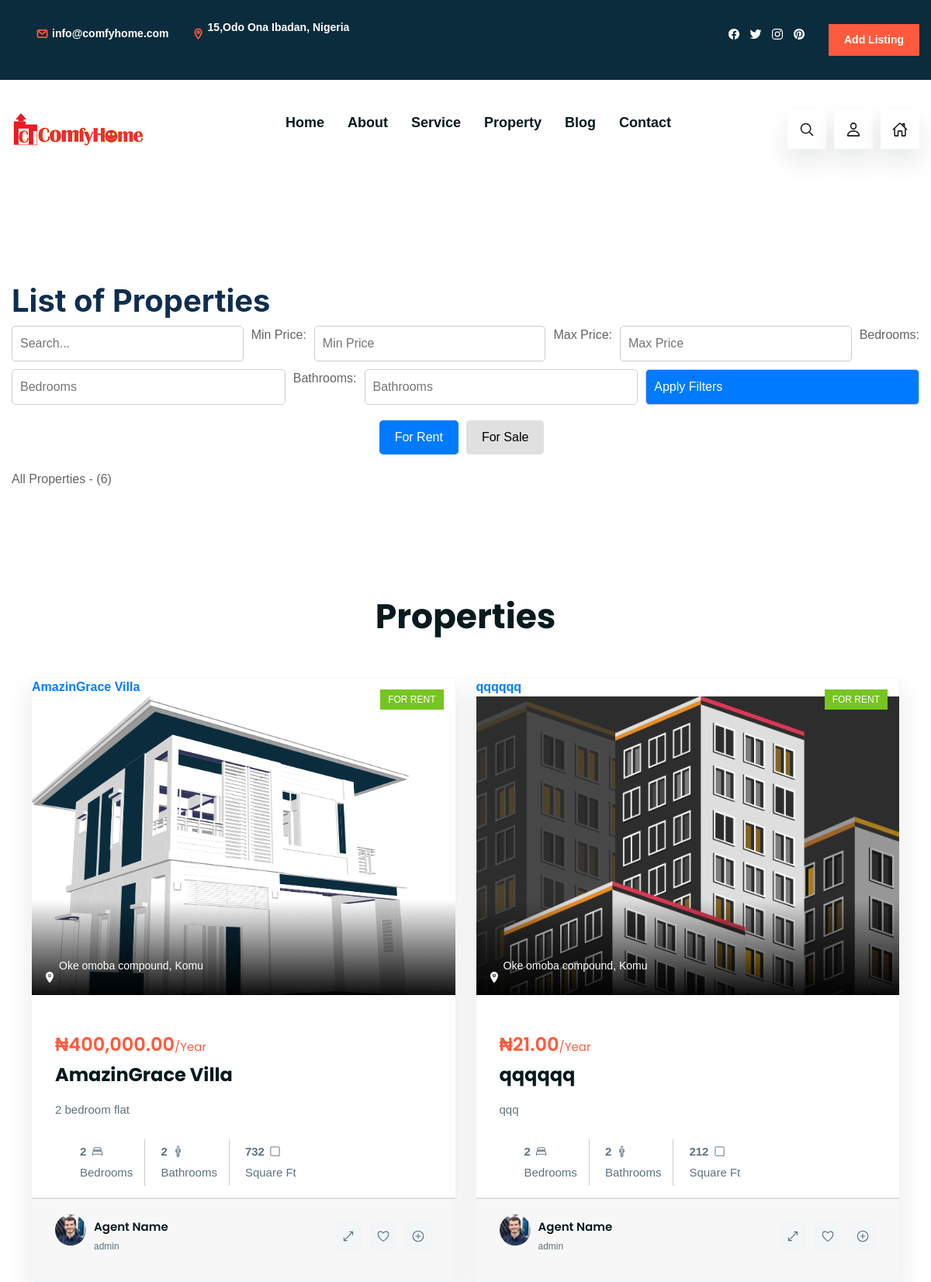
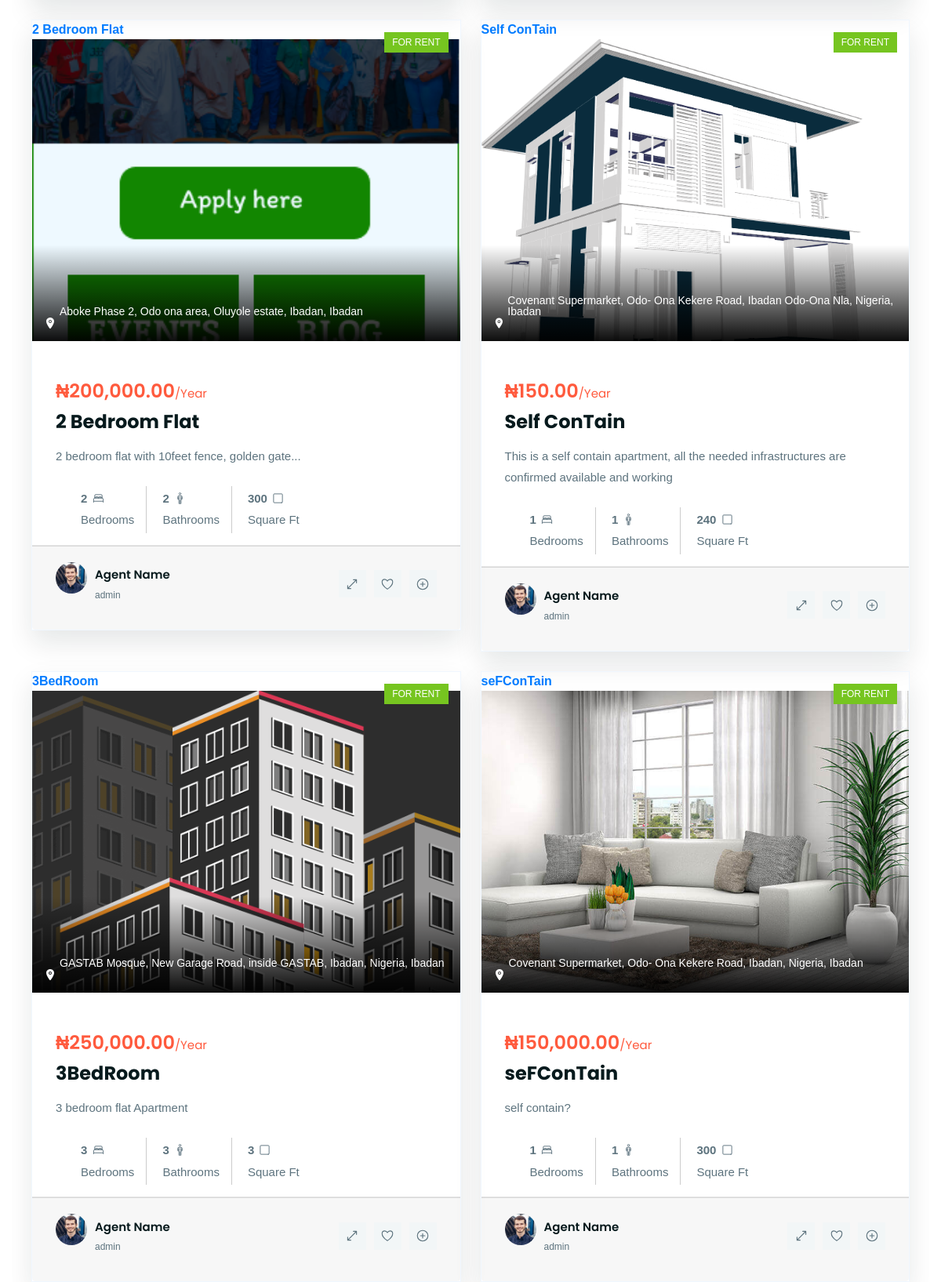
Page /property (upper part) on the earlier database version (2 pictures, top to bottom).
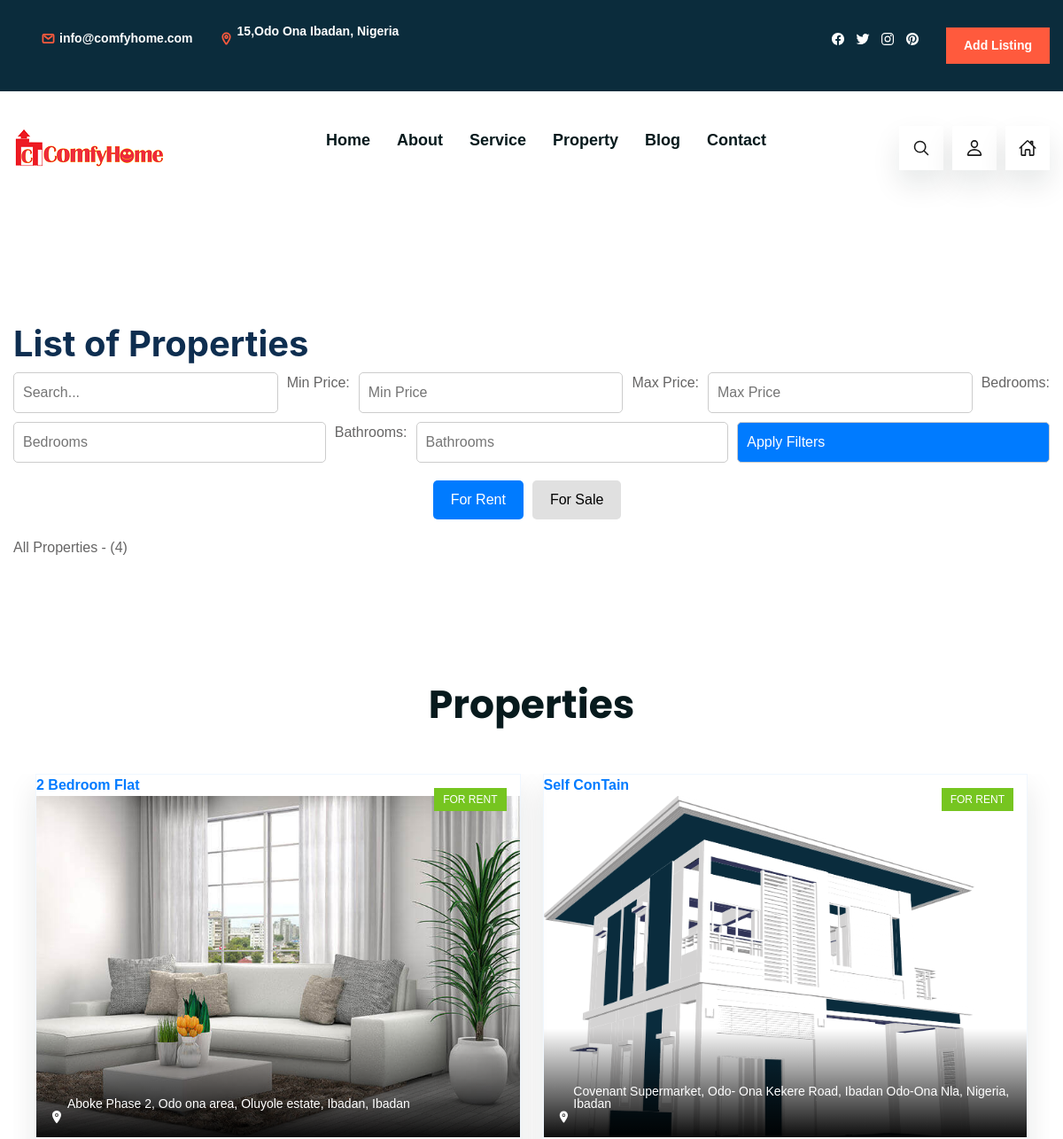
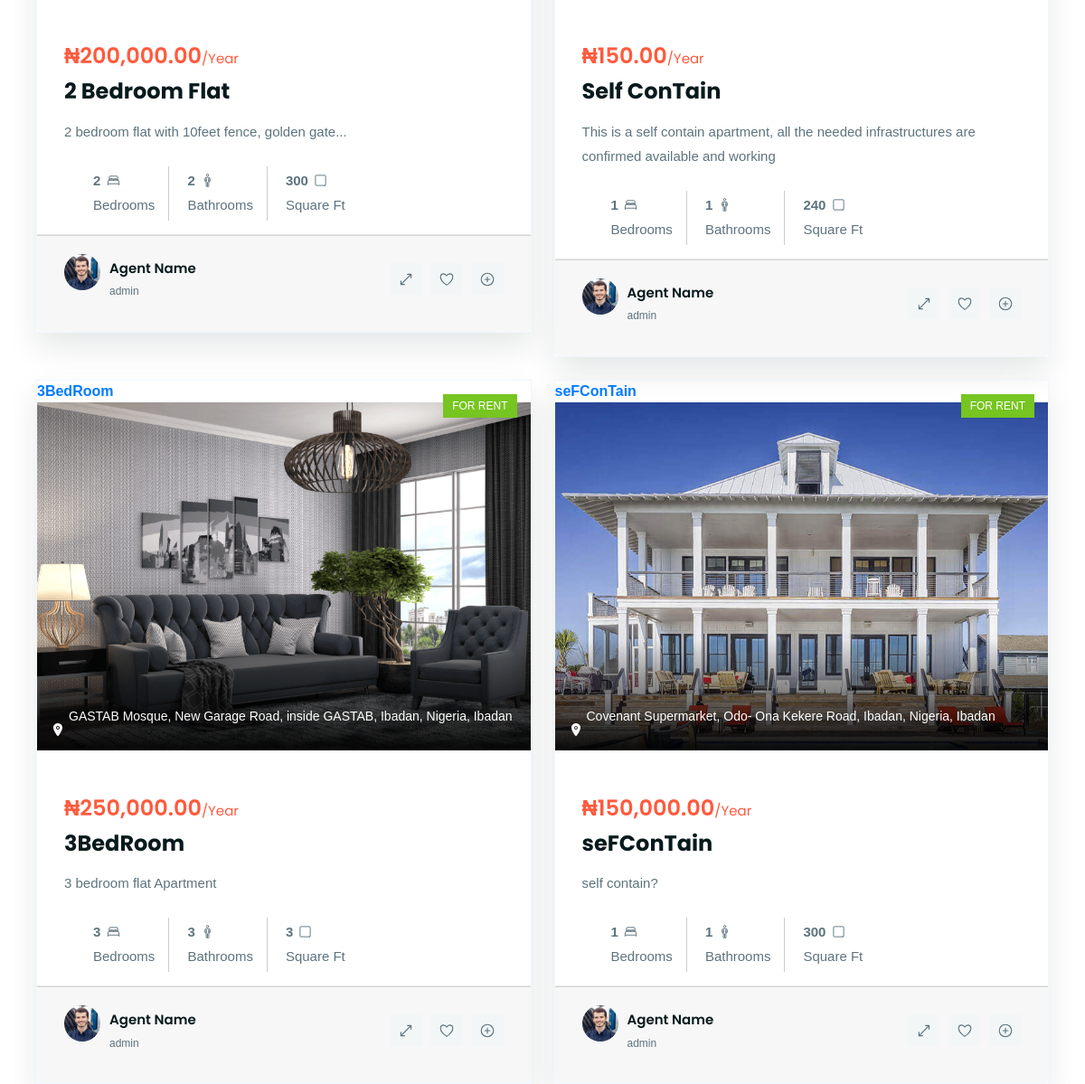
Same page on the later database version (2 pictures, top to bottom).
### RealEstate/models.py (models this page shows, shortened)
class Property(models.Model):
    owner = models.ForeignKey(User, on_delete=models.CASCADE, related_name='properties')
    title = models.CharField(max_length=255)
    description = models.TextField()
    address = models.CharField(max_length=255)
    city = models.CharField(max_length=100)
    state = models.CharField(max_length=100)
    zip_code = models.CharField(max_length=10)
    sale_or_rent = models.CharField(max_length=4, choices=PROPERTY_TYPE_CHOICES)
    price = models.DecimalField(max_digits=10, decimal_places=2)
    property_type = models.CharField(max_length=50, choices=[('Apartment','Apartment'),
    ('House', 'House'), ('Condo', 'Condo')])
    bedrooms = models.IntegerField()
    bathrooms = models.IntegerField()
    square_feet = models.IntegerField()
    main_image = models.ImageField(upload_to='property_images/') #THE DIRECTORY
    created_at = models.DateTimeField(auto_now_add=True)
    updated_at = models.DateTimeField(default=now)

class User(AbstractUser):
    email = models.EmailField(unique=True)
    is_agent = models.BooleanField(default=False)
    is_customer = models.BooleanField(default=True)
    passport = models.ImageField(upload_to='agent_passports/', null=True, blank=True)
    first_name = models.CharField(max_length=100, null=True, blank=True)
    last_name = models.CharField(max_length=100, null=True, blank=True)
    residential_address = models.TextField(null=True, blank=True)
    def __str__(self):
        return self.username

### RealEstate/views.py (the view)
# urls.py: path('property', views.property_list, name='property_list'),
def property_list(request):
    sale_or_rent = request.GET.get('sale_or_rent', 'rent')  # Default to 'rent'
    properties = Property.objects.filter(sale_or_rent=sale_or_rent)
    query = request.GET.get('q', '')
    price_min = request.GET.get('price_min')
    price_max = request.GET.get('price_max')
    bedrooms = request.GET.get('bedrooms')
    bathrooms = request.GET.get('bathrooms')
    if query:
        properties = properties.filter(title__icontains=query)
    if price_min:
        properties = properties.filter(price__gte=price_min)
    if price_max:
        properties = properties.filter(price__lte=price_max)
    if bedrooms:
        properties = properties.filter(bedrooms=bedrooms)
    if bathrooms:
        properties = properties.filter(bathrooms=bathrooms)
    context = {
        'properties': properties,
        'query': query,
        'price_min': price_min,
        'price_max': price_max,
        'bedrooms': bedrooms,
        'bathrooms': bathrooms,
        'sale_or_rent': sale_or_rent,
    }
    return render(request, 'property_list.html', context)

### RealEstate/templatetags/filters.py (called while the page is built)
@register.filter
def currency(value):
    if not value:
        return ''
    try:
        value = float(value)
        return mark_safe(f'₦{value:,.2f}')
    except ValueError:
        return ''

### RealEstate/templates/property_list.html (shortened to what the changed rows need)
{% load filters %}
{% load static %}
<!DOCTYPE html>
<html lang="en">
<head>
    <link href="{% static 'css/bootstrap.min.css' %}" rel="stylesheet">
    <link rel="stylesheet" href="{% static 'css/propertyList.css' %}">
</head>
<body>
    {% include "homeverse/nav.html" %}
    <div class="container">
        <h1>List of Properties </h1>
        <form method="GET" action="{% url 'property_search' %}">
            <input type="text" name="q" placeholder="Search..." value="{{ query }}">
            <label for="price_min">Min Price:</label>
            <input type="number" name="price_min" id="price_min" placeholder="Min Price" value="{{ price_min }}">
            <label for="price_max">Max Price:</label>
            <input type="number" name="price_max" id="price_max" placeholder="Max Price" value="{{ price_max }}">
            <label for="bedrooms">Bedrooms:</label>
            <input type="number" name="bedrooms" id="bedrooms" placeholder="Bedrooms" value="{{ bedrooms }}">
            <label for="bathrooms">Bathrooms:</label>
            <input type="number" name="bathrooms" id="bathrooms" placeholder="Bathrooms" value="{{ bathrooms }}">
            <button type="submit">Apply Filters</button>
        </form>
        <div class="toggle-buttons">
            <a href="?sale_or_rent=rent" class="{% if sale_or_rent == 'rent' %}active{% endif %}">For Rent</a>
            <a href="?sale_or_rent=sale" class="{% if sale_or_rent == 'sale' %}active{% endif %}">For Sale</a>
        </div>
        {% if query %}
        <p>Results for "{{ query }}":</p>
        {% else %}
        <p>All Properties - ({{ properties.count }})</p>
        {% endif %}
<section class="property" id="property">
    <div class="container">
                <h2 class="h2 section-title">Properties</h2>
    <ul class="property-list has-scrollbar">
                {% for property in properties %}
        <li>
            <div class="property-card">
                <figure class="card-banner">
                    <a href="{% url 'property_detail' property.pk %}">{{ property.title }}
                        {% if property.main_image %}
                            <img src="{{ property.main_image.url }}" alt="{{ property.title }}" class="w-100">
                        {% else %}
                            <img src="{% static 'images/default-property.jpg' %}" alt="Default Property Image" class="w-100">
                        {% endif %}
                    </a>
                    {% if property.sale_or_rent == 'sale' %}
                    <div class="card-badge green">For Sale</div>
                    {% elif property.sale_or_rent == 'rent' %}
                    <div class="card-badge green">For Rent</div>
                    {% else %}
                    <div class="card-badge green">Undefined</div>
                    {% endif %}
                    <div class="banner-actions">
                        <button class="banner-actions-btn">
                            <ion-icon name="location"></ion-icon>
                            <address>{{ property.address }}, {{ property.city }}</address>
                        </button>
                    </div>
                </figure>
                <div class="card-content">
                    <div class="card-price">
                        <strong>{{ property.price|currency }}</strong>/Year
                    </div>
                    <h3 class="h3 card-title">
                    <a href="{% url 'property_detail' property.pk %}">{{ property.title }}</a>
                    </h3>
                    <p class="card-text">
                        {{ property.description|truncatewords:15 }}
                    </p>
                    <ul class="card-list">
                        {% if property.bedrooms %}
                        <li class="card-item">
                            <strong>{{ property.bedrooms }}</strong>
                            <ion-icon name="bed-outline"></ion-icon>
                            <span>Bedrooms</span>
                        </li>
                        {% endif %}
                        {% if property.bathrooms %}
                        <li class="card-item">
                            <strong>{{ property.bathrooms }}</strong>
                            <ion-icon name="man-outline"></ion-icon>
                            <span>Bathrooms</span>
                        </li>
                        {% endif %}
                        {% if property.square_feet %}
                        <li class="card-item">
                            <strong>{{ property.square_feet }}</strong>
                            <ion-icon name="square-outline"></ion-icon>
                            <span>Square Ft</span>
                        </li>
                        {% endif %}
                    </ul>
                </div>
                <div class="card-footer">
                    <div class="card-author">
                        <figure class="author-avatar">
                            <img src="{% static 'images/author.jpg' %}" alt="Agent Image" class="w-100">
                        </figure>
                        <div>
                            <p class="author-name">
                                <a href="#">Agent Name</a>
                            </p>
                            <p class="author-title">{{property.owner}}</p>
                        </div>
                    </div>
                    <div class="card-footer-actions">
                        <button class="card-footer-actions-btn">
                            <ion-icon name="resize-outline"></ion-icon>
                        </button>
                        <button class="card-footer-actions-btn">
                            <ion-icon name="heart-outline"></ion-icon>
                        </button>
                        <button class="card-footer-actions-btn">
                            <ion-icon name="add-circle-outline"></ion-icon>
                        </button>
                    </div>
                </div>
            </div>
        </li>
        {% endfor %}
    </ul>
    </div>
</section>
 </div>
    {% include "homeverse/footer.html" %}
</body>
</html>

Differences in the rows shown:
removed Property: title "AmazinGrace Villa", main_image (picture), sale_or_rent "FOR RENT", address "Oke omoba compound", city "Komu", price "₦400,000.00", description "2 bedroom flat", bedrooms "2", bathrooms "2", square_feet "732", owner "admin"
removed Property: title "qqqqqq", main_image (picture), sale_or_rent "FOR RENT", address "Oke omoba compound", city "Komu", price "₦21.00", description "qqq", bedrooms "2", bathrooms "2", square_feet "212", owner "admin"
changed Property "2 Bedroom Flat": main_image: a different picture
changed Property "3BedRoom": main_image: a different picture
changed Property "seFConTain": main_image: a different picture
Other differences:
{{ properties.count }}: "6" → "4"
